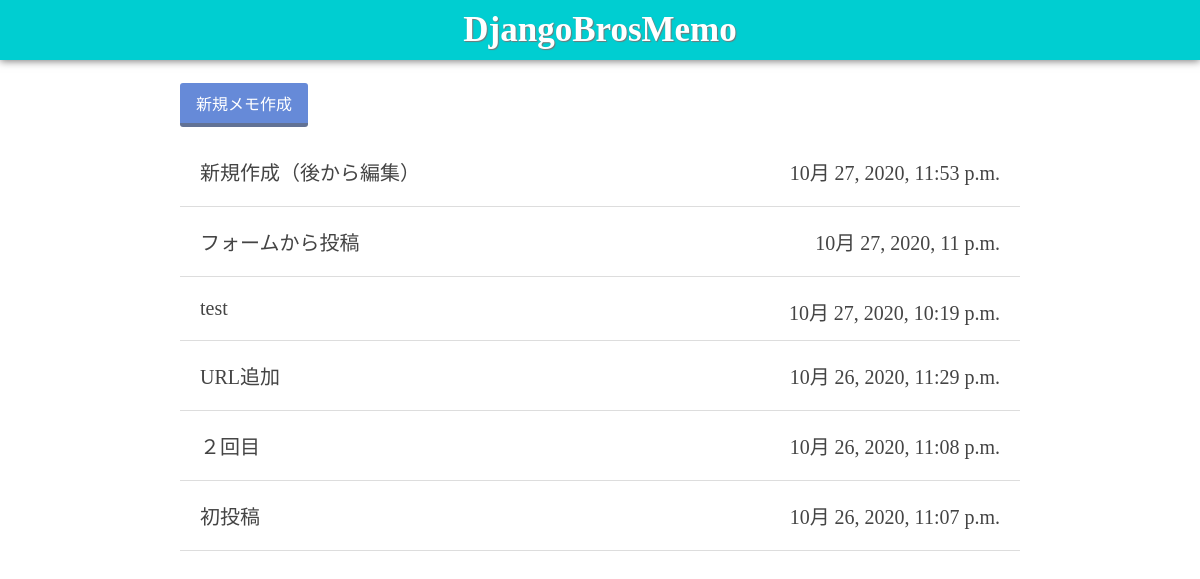
Before: / with the older database file.
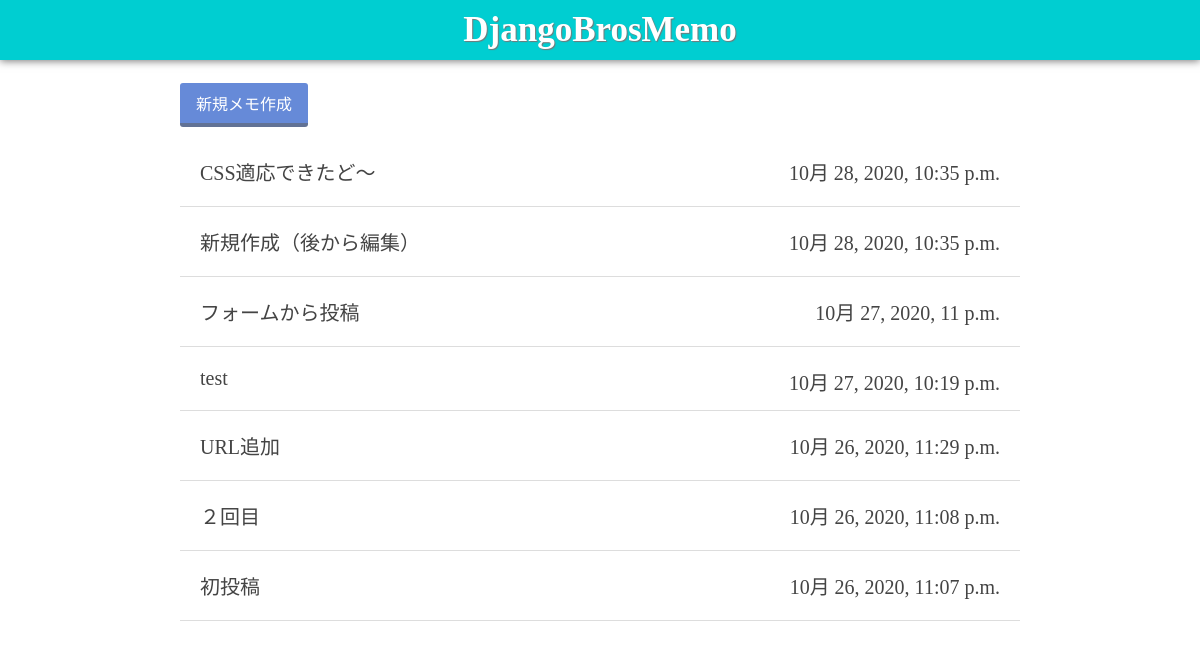
After: the same page with the newer database file.
### app/models.py (models this page shows)
class Memo(models.Model):
    title = models.CharField(max_length=150)
    text = models.TextField(blank=True)
    created_datetime = models.DateTimeField(auto_now_add = True)
    updated_datetime = models.DateTimeField(auto_now = True)
    def __str__(self):
        return self.title

### app/views.py (the view)
# urls.py: path('',views.index,name='index'),
def index(request):
    memos = Memo.objects.all().order_by('-updated_datetime')
    return render(request,'app/index.html',{'memos':memos})

### app/templates/app/index.html
{% extends 'app/base.html' %}
{% block content %}
<a class="btn" href="{% url 'app:new_memo' %}">新規メモ作成</a>
{% for memo in memos %}
<a href="{% url 'app:detail' memo.id %}" class="memo-title">
    <div>
        {{memo}}
        <span class="updated_datetime">{{memo.updated_datetime}}</span>
    </div>
</a>
{% endfor%}
{% endblock %}

### app/templates/app/base.html (shortened to what this page needs)
{% load static %}
<!DOCTYPE html>
<html>
<head>
    <link rel="stylesheet" type="text/css" href="{% static 'app/css/style.css' %}">
</head>
<body>
    <h1>DjangoBrosMemo</h1>
    <div class="container">
        {% block content %}{% endblock %}
    </div>
</body>
</html>

### app/static/app/css/style.css (style rules this page uses)
body { margin: 0; padding: 0; }
h1 { margin-top: 0; padding: 10px; font-size: 35px; background-color: #00ced1; color: #fff; text-align: center; box-shadow: 0 1px 8px #777; text-shadow: 1px 1px 1px #777; }
.btn { display: inline-block; padding: 0.5em 1em; text-decoration: none; background: #668ad8; color: #FFF; border-bottom: solid 4px #627295; border-radius: 3px; margin-bottom: 10px; }
.container { width: 70%; margin: auto; }
.memo-title { display: block; border-bottom: 1px solid #ddd; padding: 20px; font-size: 20px; color: #444; text-decoration: none; }
.updated_datetime { float: right; }

Changed rows visible on the page:
added Memo: title "CSS適応できたど〜", updated_datetime "10月 28, 2020, 10:35 p.m."
changed Memo "新規作成（後から編集）": updated_datetime "10月 27, 2020, 11:53 p.m." → "10月 28, 2020, 10:35 p.m."
